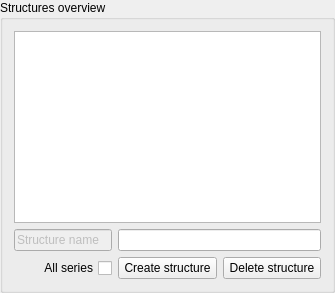
         <widget class="QGroupBox" name="groupBox_segStruct">
          <property name="title">
           <string>Structures overview</string>
          </property>
          <layout class="QGridLayout" name="gridLayout_64" rowstretch="1,0,0" columnstretch="1,1,1">
           <item row="2" column="1">
            <widget class="QPushButton" name="createSegStruct">
             <property name="text">
              <string>Create structure</string>
             </property>
            </widget>
           </item>
           <item row="1" column="0">
            <widget class="QLineEdit" name="lineEdit_createStructSeg">
             <property name="enabled">
              <bool>false</bool>
             </property>
             <property name="text">
              <string>Structure name</string>
             </property>
            </widget>
           </item>
           <item row="1" column="1" colspan="2">
            <widget class="QLineEdit" name="segStructName"/>
           </item>
           <item row="2" column="0">
            <widget class="QCheckBox" name="initStructCheck">
             <property name="layoutDirection">
              <enum>Qt::RightToLeft</enum>
             </property>
             <property name="text">
              <string>All series</string>
             </property>
            </widget>
           </item>
           <item row="2" column="2">
            <widget class="QPushButton" name="deleteSegStruct">
             <property name="text">
              <string>Delete structure</string>
             </property>
            </widget>
           </item>
           <item row="0" column="0" colspan="3">
            <widget class="QListWidget" name="segStructList"/>
           </item>
          </layout>
         </widget>
